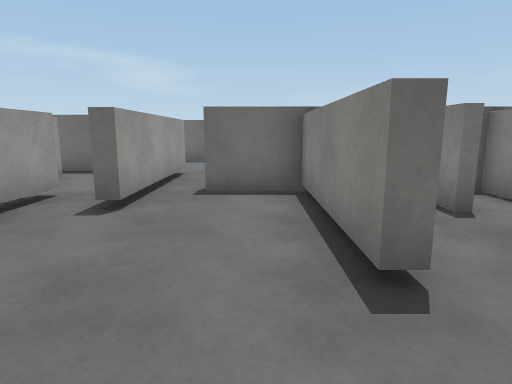
[1] (above)

24 first-person views from a walk through a scene from a Unity 3-D project. The camera is 1.2 m above the floor, tilts 10° down and sees 75° across. The floor is counted in squares, 1 m on a side. Each view is taken from the middle of a square. On the plan, view 1 faces up. The plan holds only what a view shows up to about 14 squares ahead; the rest is blank. The place goes on beyond the plan. The player character is not drawn. Surface patterns are stand-ins for the level's own textures.

[2]
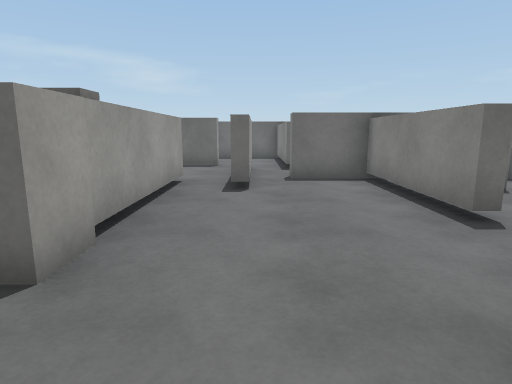

[3]
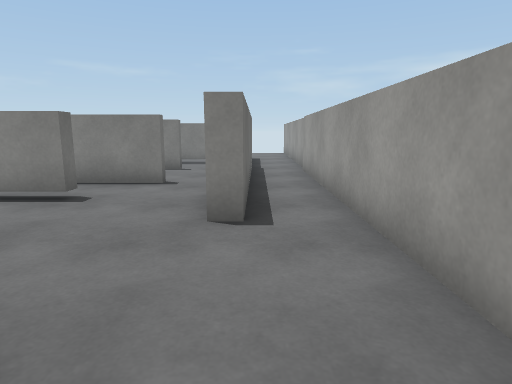

[4]
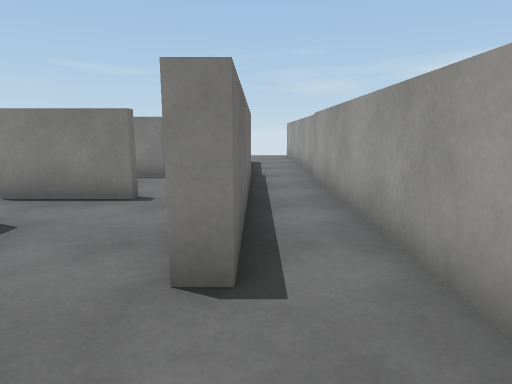

[5]
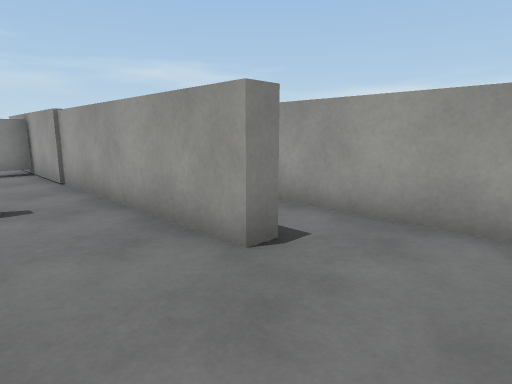

[6]
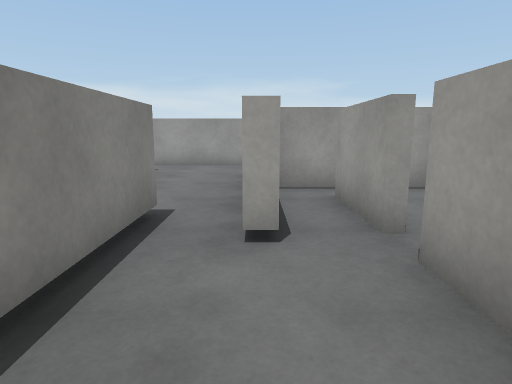

[7]
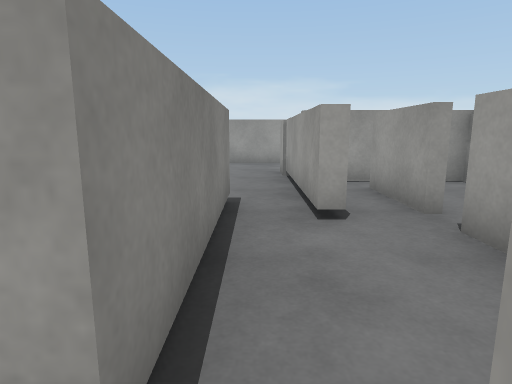

[8]
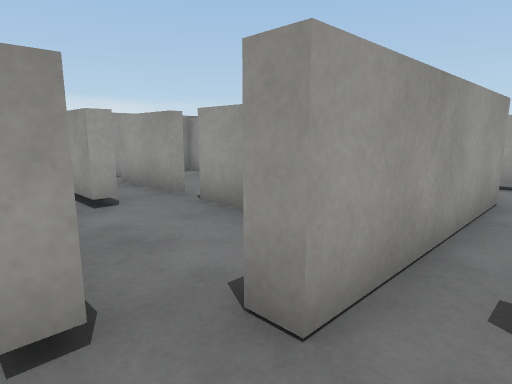

[9]
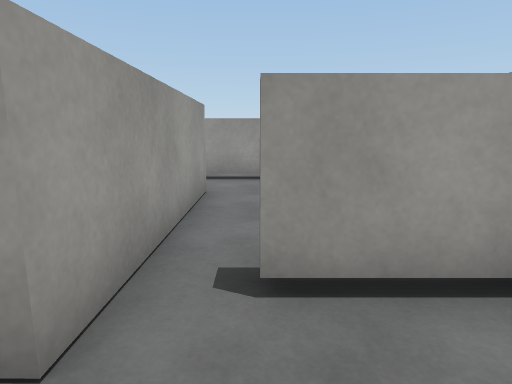

[10]
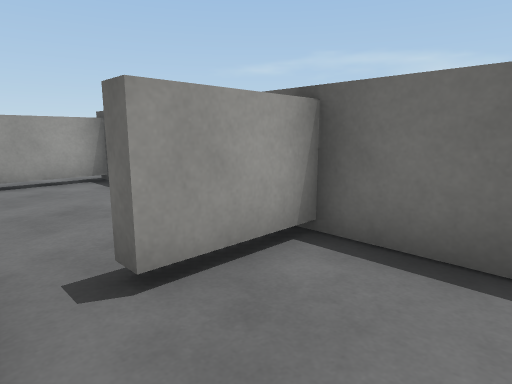

[11]
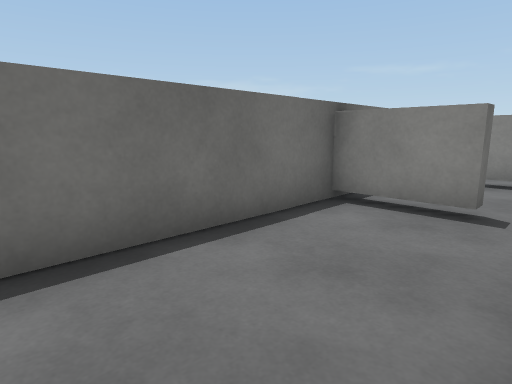

[12]
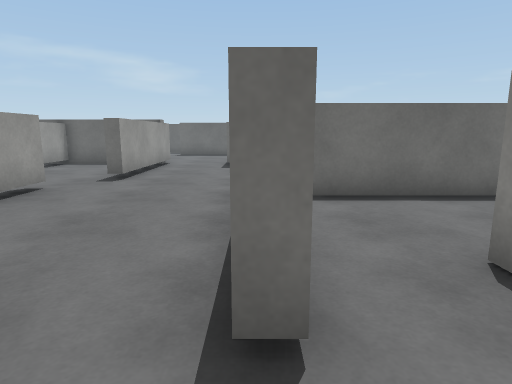

[13]
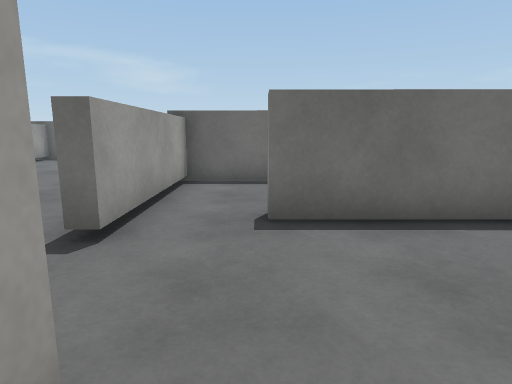

[14]
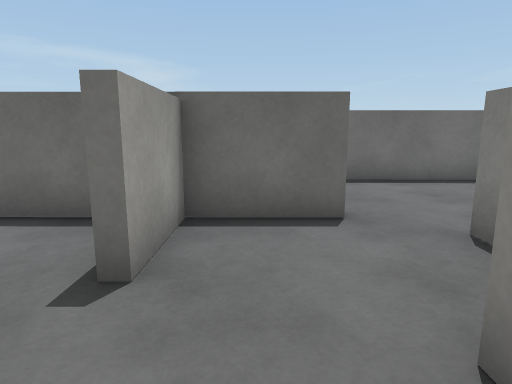

[15]
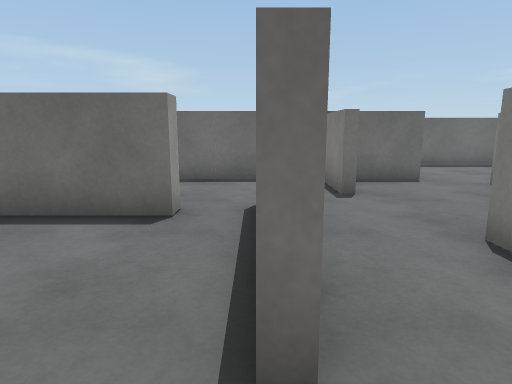

[16]
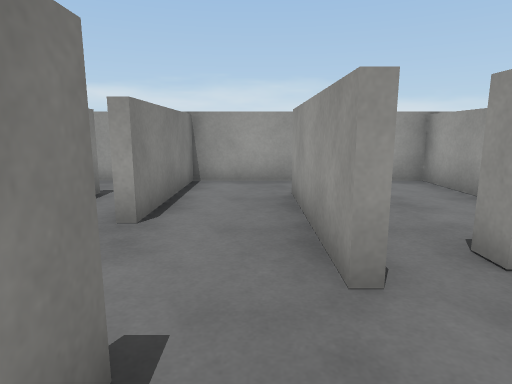

[17]
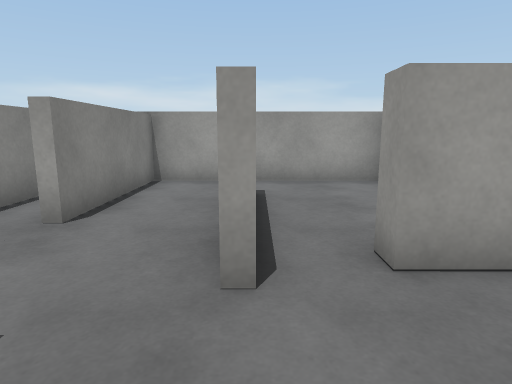

[18]
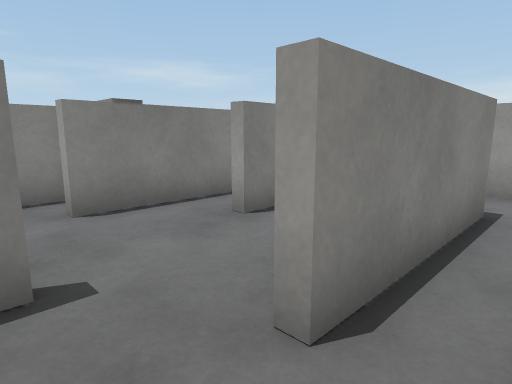

[19]
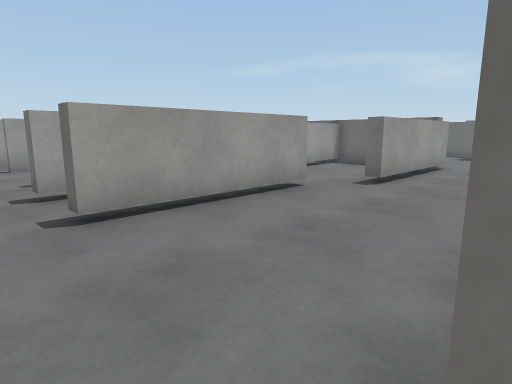

[20]
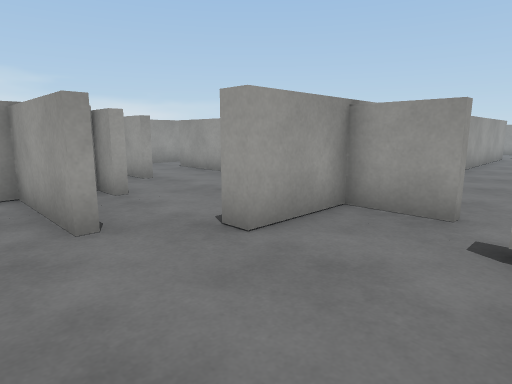

[21]
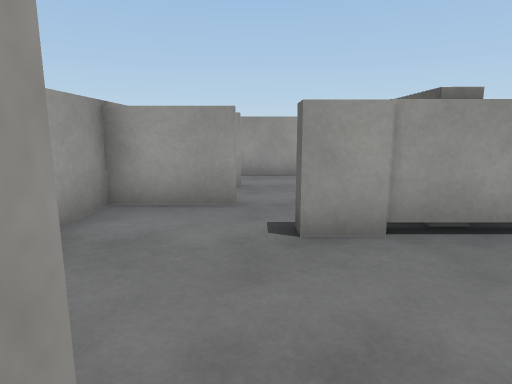

[22]
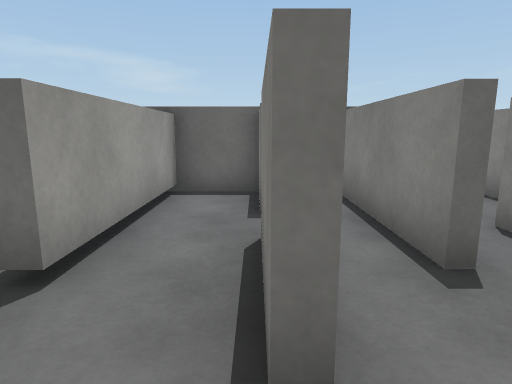

[23]
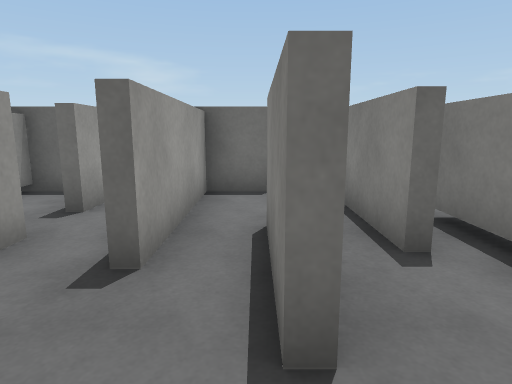

[24]
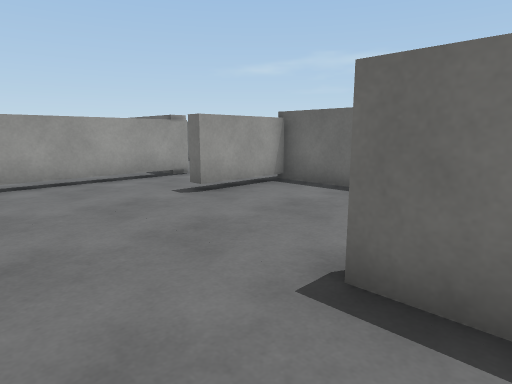

### Floor plan
Key: @ floor where view 1 was taken; # wall or solid block; x gap in a wall; . floor; ^ raised ledge; T thing the floor can be seen under or through.
Columns run from 17 left of view 1 to 11 right of it. Each row starts with its distance up from view 1.
 24   ..
 23   .. ###
 22   ...#...
 21 ###..#...
 20 ..#.......
 19 ..#.......##
 18 ..#.........
 17 ..#........
 16  ..... ... .
 15  #....##########
 14  #....#.....#...
 13  #....T.....#...#.
 12  #....T.....x...#.
 11 .#....T..#####..#
 10 ......T........##
  9 ...........#...#.
  8 .....#.....#...#.
  7  #######...x...#x#######
  6  ....#.....x.#.#..#.#.#..#
  5  ....#...#.#.#....#...#..#.
  4  ........#.#.#....#...##.##
  3 ##x#...###...#....#.#.##..#
  2 ...#...#######......#..#..#
  1 ^..#..##.....#............#
  0 ^..#..##.........@........#
 -1 ^.....#..# #.....##########
 -2 ^.....#..  #.................
 -3 #########  ##################

Where each view was taken, in squares from view 1:
view 1: 0 up, 0 right, facing up
view 2: 2 down, 2 left, facing up
view 3: 1 down, 5 left, facing right
view 4: 1 down, 3 left, facing right
view 5: 2 up, 3 left, facing down-right
view 6: 10 up, 4 left, facing down
view 7: 11 up, 3 left, facing down
view 8: 12 up, 2 left, facing down-left
view 9: 12 up, 2 left, facing left
view 10: 11 up, 2 left, facing up-left
view 11: 11 up, 10 left, facing up-right
view 12: 8 up, 11 left, facing up
view 13: 6 up, 9 left, facing up
view 14: 2 up, 11 left, facing up
view 15: 2 down, 14 left, facing up
view 16: 6 up, 13 left, facing down
view 17: 6 up, 14 left, facing down
view 18: 5 up, 15 left, facing down-right
view 19: 9 up, 11 left, facing up-left
view 20: 10 up, 7 left, facing down-left
view 21: 0 up, 0 right, facing left
view 22: 0 up, 3 right, facing up
view 23: 0 up, 6 right, facing up
view 24: 16 up, 6 left, facing up-left
